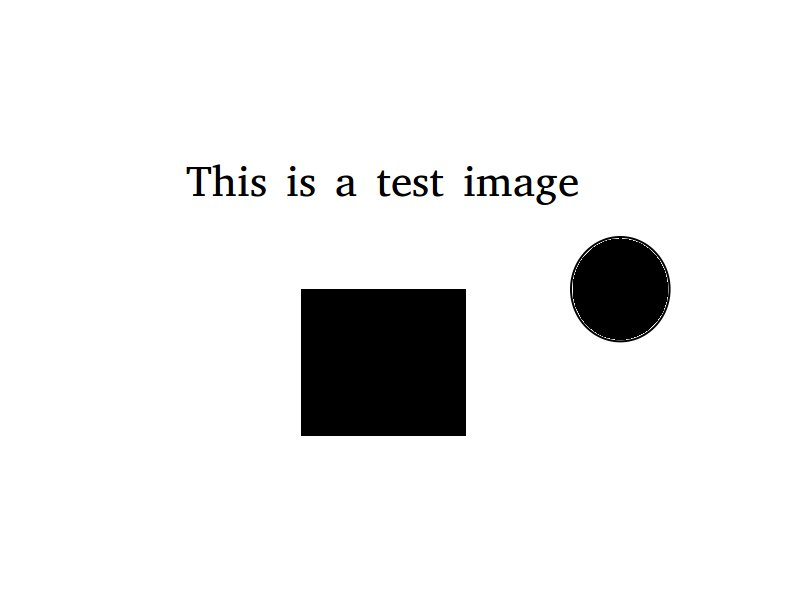
#> input picture testRef.jpg, 800 x 600 px
$ python test.py
#> lines starting #> are read from the running program, lines starting #| are printed output that depends on the picture
### edger.py
import cv2
import numpy as np
from viewer import view

class edge:
    HORIZONTAL = 0
    VERTICAL = 1


def findEdge(img, hvflag=0, threshhold=100):
    height, width, dunno = img.shape

    previous = 0
    current = 0
    iterator = 0

    for row in img:
        current = np.sum(row)
        if (current-previous > threshhold): break;
        previous = current
        iterator += 1

    print(iterator)
    return iterator

### test.py
import cv2
import numpy as np
import edger

img = cv2.imread("testRef.jpg")
#> img is the input picture: shape (600, 800, 3); mean B, G, R 236.2, 236.2, 236.2

img = np.bitwise_not(img)
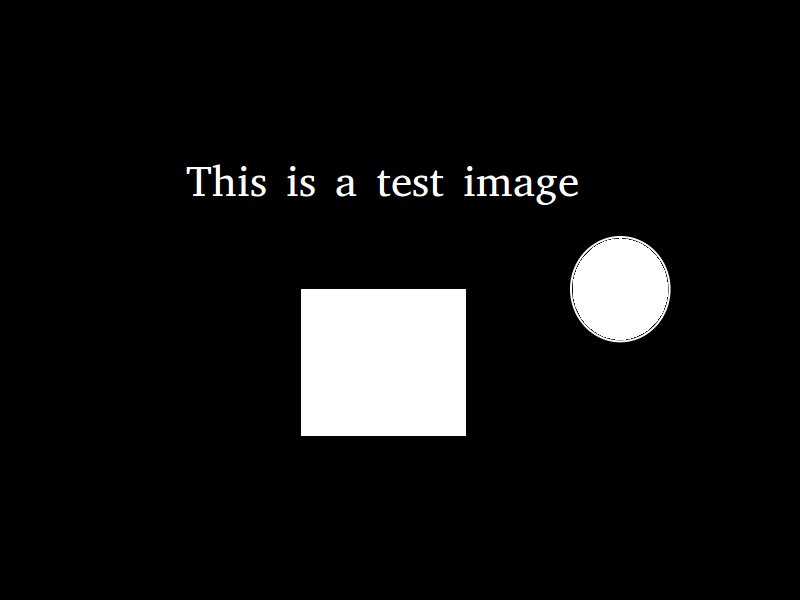
#> img: shape (600, 800, 3); mean B, G, R 18.8, 18.8, 18.8

# Horizontal Test
firstRow = edger.findEdge(img)
#> after the loop in findEdge, `for row in img:`: iterator = 159
#| 159
#> firstRow = 159
firstColum = edger.findEdge(img,1)
#| 159
#> firstColum = 159

img[firstRow]=[255,0,0]
img[:,firstColum]=[255,0,0]
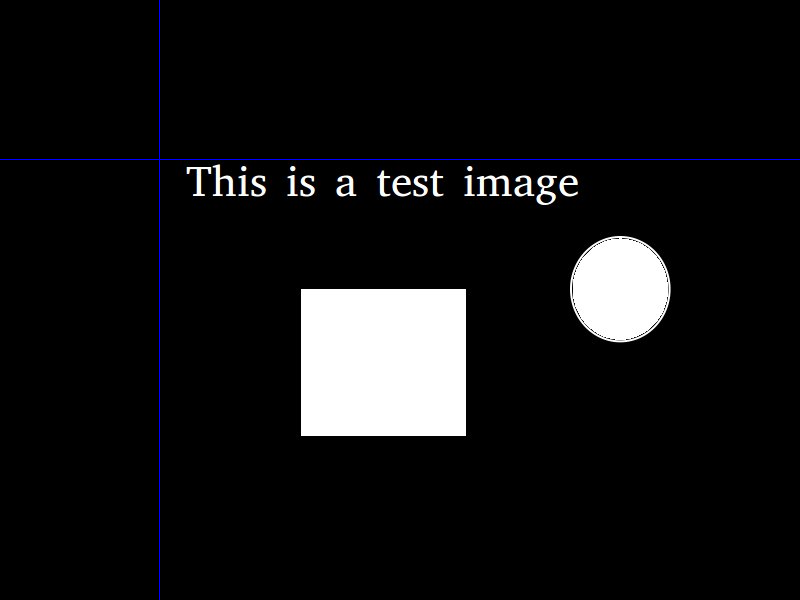
#> img: shape (600, 800, 3); mean B, G, R 19.6, 18.8, 18.8

cv2.imshow('My Image', img)
cv2.waitKey(0)
cv2.destroyAllWindows()

$ run again, with testTranslate.jpg copied over testRef.jpg
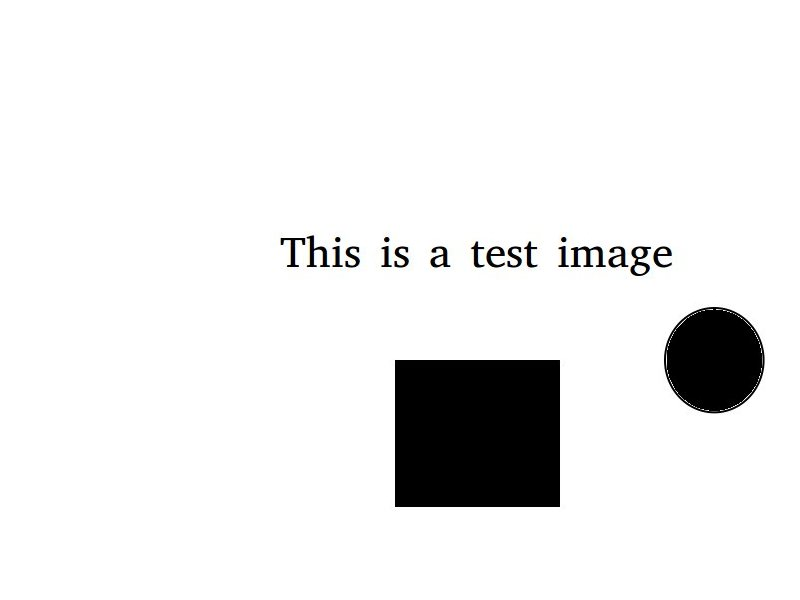
#> input picture testTranslate.jpg, 800 x 600 px
#> img is the input picture: shape (600, 800, 3); mean B, G, R 236.2, 236.2, 236.2
#> `img = np.bitwise_not(img)`:
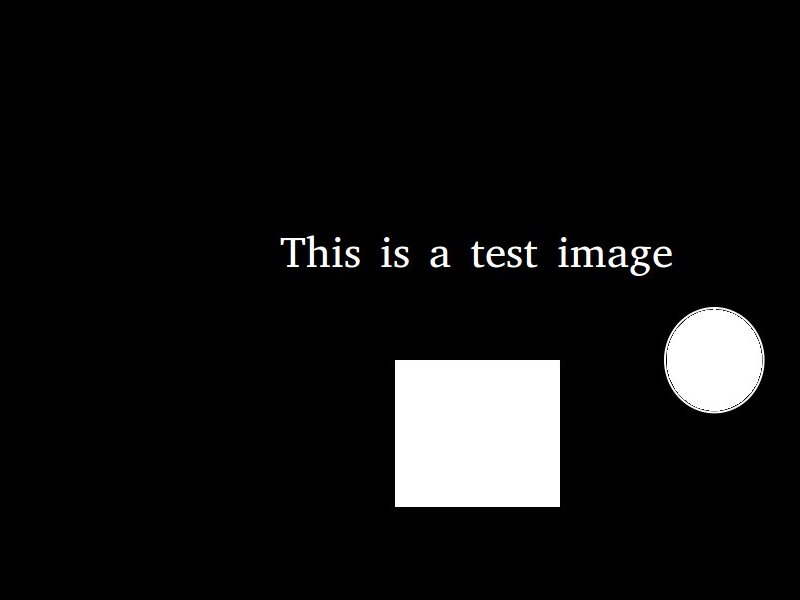
#> img: shape (600, 800, 3); mean B, G, R 18.8, 18.8, 18.8
#> after the loop in findEdge, `for row in img:`: iterator = 224
#| 224
#| 224
#> `img[:,firstColum]=[255,0,0]`:
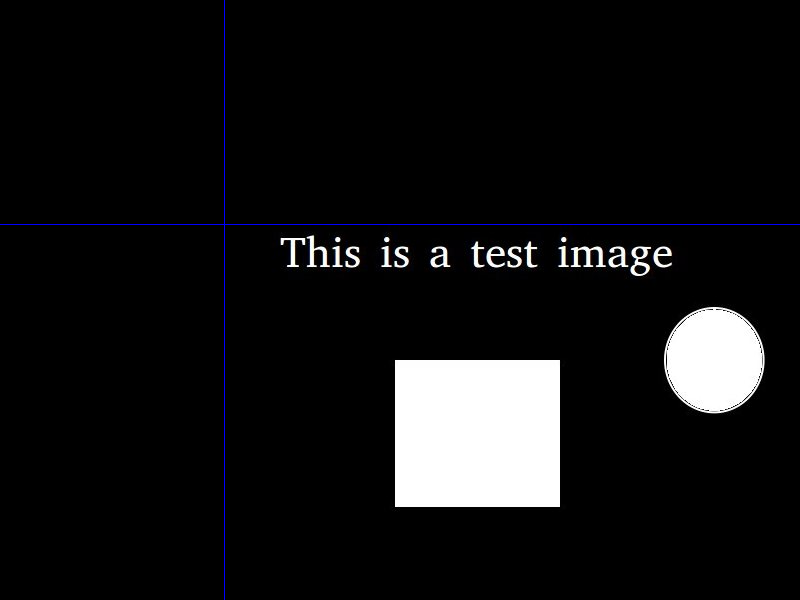
#> img: shape (600, 800, 3); mean B, G, R 19.6, 18.8, 18.8
